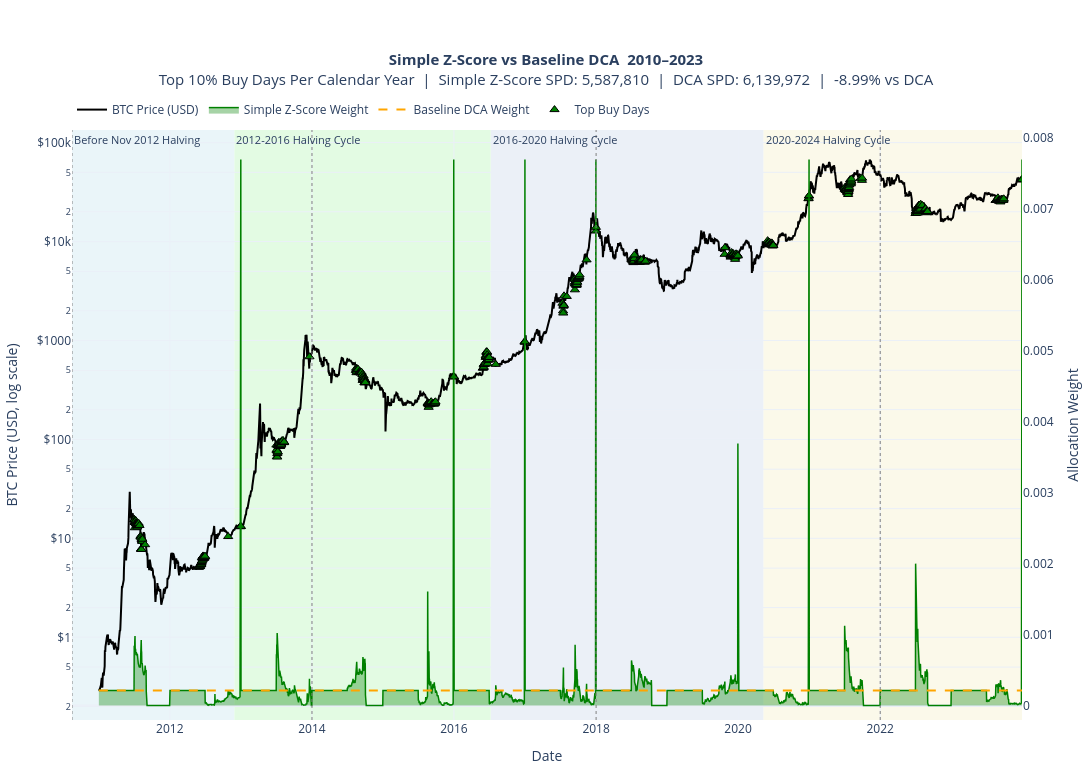

Source (notebook cell):
### Code cell
cols = plots.StrategyColumns(
    weight="zscore_weight",
    spd="sats_per_dollar_dynamic",
    sats_accum="sats_accum_dynamic",
)

# Full period
full_plot = plots.plot_strategy_full_period(plot_df, cols, "Simple Z-Score", ("2010-08-16", "2023-12-31"))
plt.show()

### Figure 1 — Plotly figure (JSON) as saved in the notebook; plotly's stock layout.template omitted (floating-point values rounded to 4 significant figures; data arrays with more than 128 entries replaced by an {"elided": "..."} marker saying what was removed)
{"data": [{"customdata": {"elided": "4745x8 mixed values"}, "hovertemplate": "<b>Date</b>: %{x|%Y-%m-%d}<br><b>Year</b>: %{customdata[0]}<br><b>Cycle</b>: %{customdata[1]}<br><b>BTC Price</b>: $%{y:,.2f}<br><b>Simple Z-Score Weight</b>: %{customdata[2]:.8f}<br><b>DCA Weight</b>: %{customdata[3]:.8f}<br><b>Simple Z-Score sats/$</b>: %{customdata[4]:,.2f}<br><b>DCA sats/$</b>: %{customdata[5]:,.2f}<br><b>Simple Z-Score sats accum.</b>: %{customdata[6]:,.2f}<br><b>DCA sats accum.</b>: %{customdata[7]:,.2f}<extra></extra>", "line": {"color": "black", "width": 2}, "mode": "lines", "name": "BTC Price (USD)", "type": "scatter", "x": {"elided": "4745 str values"}, "y": {"elided": "4745 float values"}, "yaxis": "y"}, {"customdata": {"elided": "4745x5 mixed values"}, "fill": "tozeroy", "fillcolor": "rgba(0, 128, 0, 0.35)", "hovertemplate": "<b>Date</b>: %{x|%Y-%m-%d}<br><b>Year</b>: %{customdata[0]}<br><b>Cycle</b>: %{customdata[1]}<br><b>Simple Z-Score Weight</b>: %{y:.8f}<br><b>BTC Price</b>: $%{customdata[2]:,.2f}<br><b>Simple Z-Score sats/$</b>: %{customdata[3]:,.2f}<br><b>Simple Z-Score sats accum.</b>: %{customdata[4]:,.2f}<extra></extra>", "line": {"color": "green", "width": 1.5}, "mode": "lines", "name": "Simple Z-Score Weight", "type": "scatter", "x": {"elided": "4745 str values"}, "y": {"elided": "4745 float values"}, "yaxis": "y2"}, {"customdata": {"elided": "4745x5 mixed values"}, "hovertemplate": "<b>Date</b>: %{x|%Y-%m-%d}<br><b>Year</b>: %{customdata[0]}<br><b>Cycle</b>: %{customdata[1]}<br><b>DCA Weight</b>: %{y:.8f}<br><b>BTC Price</b>: $%{customdata[2]:,.2f}<br><b>DCA sats/$</b>: %{customdata[3]:,.2f}<br><b>DCA sats accum.</b>: %{customdata[4]:,.2f}<extra></extra>", "line": {"color": "orange", "dash": "dash", "width": 2}, "mode": "lines", "name": "Baseline DCA Weight", "type": "scatter", "x": {"elided": "4745 str values"}, "y": {"elided": "4745 float values"}, "yaxis": "y2"}, {"customdata": {"elided": "482x3 float values"}, "hovertemplate": "<b>Top Buy Date</b>: %{x|%Y-%m-%d}<br><b>Year</b>: %{customdata[0]}<br><b>BTC Price</b>: $%{y:,.2f}<br><b>Simple Z-Score Weight</b>: %{customdata[1]:.8f}<br><b>Year Threshold</b>: %{customdata[2]:.8f}<extra></extra>", "marker": {"color": "green", "line": {"color": "black", "width": 1}, "size": 8, "symbol": "triangle-up"}, "mode": "markers", "name": "Top Buy Days", "type": "scatter", "x": {"elided": "482 str values"}, "y": {"elided": "482 float values"}, "yaxis": "y"}], "layout": {"annotations": [{"font": {"size": 11}, "showarrow": false, "text": "Before Nov 2012 Halving", "x": "2010-08-16T00:00:00", "xanchor": "left", "xref": "x", "y": 1, "yanchor": "top", "yref": "y domain"}, {"font": {"size": 11}, "showarrow": false, "text": "2012-2016 Halving Cycle", "x": "2012-11-28T00:00:00", "xanchor": "left", "xref": "x", "y": 1, "yanchor": "top", "yref": "y domain"}, {"font": {"size": 11}, "showarrow": false, "text": "2016-2020 Halving Cycle", "x": "2016-07-09T00:00:00", "xanchor": "left", "xref": "x", "y": 1, "yanchor": "top", "yref": "y domain"}, {"font": {"size": 11}, "showarrow": false, "text": "2020-2024 Halving Cycle", "x": "2020-05-11T00:00:00", "xanchor": "left", "xref": "x", "y": 1, "yanchor": "top", "yref": "y domain"}], "height": 780, "hovermode": "x unified", "legend": {"orientation": "h", "x": 0, "xanchor": "left", "y": 1.01, "yanchor": "bottom"}, "margin": {"b": 60, "l": 70, "r": 70, "t": 130}, "shapes": [{"fillcolor": "rgba(173, 216, 230, 0.25)", "layer": "below", "line": {"width": 0}, "opacity": 1, "type": "rect", "x0": "2010-08-16T00:00:00", "x1": "2012-11-27T00:00:00", "xref": "x", "y0": 0, "y1": 1, "yref": "y domain"}, {"fillcolor": "rgba(144, 238, 144, 0.25)", "layer": "below", "line": {"width": 0}, "opacity": 1, "type": "rect", "x0": "2012-11-28T00:00:00", "x1": "2016-07-08T00:00:00", "xref": "x", "y0": 0, "y1": 1, "yref": "y domain"}, {"fillcolor": "rgba(176, 196, 222, 0.25)", "layer": "below", "line": {"width": 0}, "opacity": 1, "type": "rect", "x0": "2016-07-09T00:00:00", "x1": "2020-05-10T00:00:00", "xref": "x", "y0": 0, "y1": 1, "yref": "y domain"}, {"fillcolor": "rgba(238, 232, 170, 0.25)", "layer": "below", "line": {"width": 0}, "opacity": 1, "type": "rect", "x0": "2020-05-11T00:00:00", "x1": "2023-12-31T00:00:00", "xref": "x", "y0": 0, "y1": 1, "yref": "y domain"}, {"line": {"color": "gray", "dash": "dot", "width": 1}, "type": "line", "x0": "2010-08-16T00:00:00", "x1": "2010-08-16T00:00:00", "xref": "x", "y0": 0, "y1": 1, "yref": "y domain"}, {"line": {"color": "gray", "dash": "dot", "width": 1}, "type": "line", "x0": "2014-01-01T00:00:00", "x1": "2014-01-01T00:00:00", "xref": "x", "y0": 0, "y1": 1, "yref": "y domain"}, {"line": {"color": "gray", "dash": "dot", "width": 1}, "type": "line", "x0": "2018-01-01T00:00:00", "x1": "2018-01-01T00:00:00", "xref": "x", "y0": 0, "y1": 1, "yref": "y domain"}, {"line": {"color": "gray", "dash": "dot", "width": 1}, "type": "line", "x0": "2022-01-01T00:00:00", "x1": "2022-01-01T00:00:00", "xref": "x", "y0": 0, "y1": 1, "yref": "y domain"}], "title": {"font": {"size": 15}, "text": "<b>Simple Z-Score vs Baseline DCA  2010–2023</b><br>Top 10% Buy Days Per Calendar Year  |  Simple Z-Score SPD: 5,587,810  |  DCA SPD: 6,139,972  |  -8.99% vs DCA", "x": 0.5}, "width": 1450, "xaxis": {"range": ["2010-08-16T00:00:00", "2023-12-31T00:00:00"], "showgrid": true, "title": {"text": "Date"}}, "yaxis": {"showgrid": true, "side": "left", "tickprefix": "$", "title": {"text": "BTC Price (USD, log scale)"}, "type": "log"}, "yaxis2": {"overlaying": "y", "showgrid": false, "side": "right", "title": {"text": "Allocation Weight"}}}}
